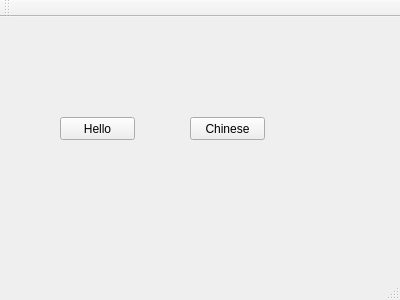
<?xml version="1.0" encoding="UTF-8"?>
<ui version="4.0">
 <class>MainWindow</class>
 <widget class="QMainWindow" name="MainWindow">
  <property name="geometry">
   <rect>
    <x>0</x>
    <y>0</y>
    <width>400</width>
    <height>300</height>
   </rect>
  </property>
  <property name="windowTitle">
   <string>MainWindow</string>
  </property>
  <widget class="QWidget" name="centralWidget">
   <widget class="QPushButton" name="pushButton">
    <property name="geometry">
     <rect>
      <x>60</x>
      <y>100</y>
      <width>75</width>
      <height>23</height>
     </rect>
    </property>
    <property name="text">
     <string>Hello</string>
    </property>
   </widget>
   <widget class="QPushButton" name="pushButton_2">
    <property name="geometry">
     <rect>
      <x>190</x>
      <y>100</y>
      <width>75</width>
      <height>23</height>
     </rect>
    </property>
    <property name="text">
     <string>Chinese</string>
    </property>
   </widget>
  </widget>
  <widget class="QMenuBar" name="menuBar">
   <property name="geometry">
    <rect>
     <x>0</x>
     <y>0</y>
     <width>400</width>
     <height>23</height>
    </rect>
   </property>
  </widget>
  <widget class="QToolBar" name="mainToolBar">
   <attribute name="toolBarArea">
    <enum>TopToolBarArea</enum>
   </attribute>
   <attribute name="toolBarBreak">
    <bool>false</bool>
   </attribute>
  </widget>
  <widget class="QStatusBar" name="statusBar"/>
 </widget>
 <layoutdefault spacing="6" margin="11"/>
 <resources/>
 <connections/>
</ui>
